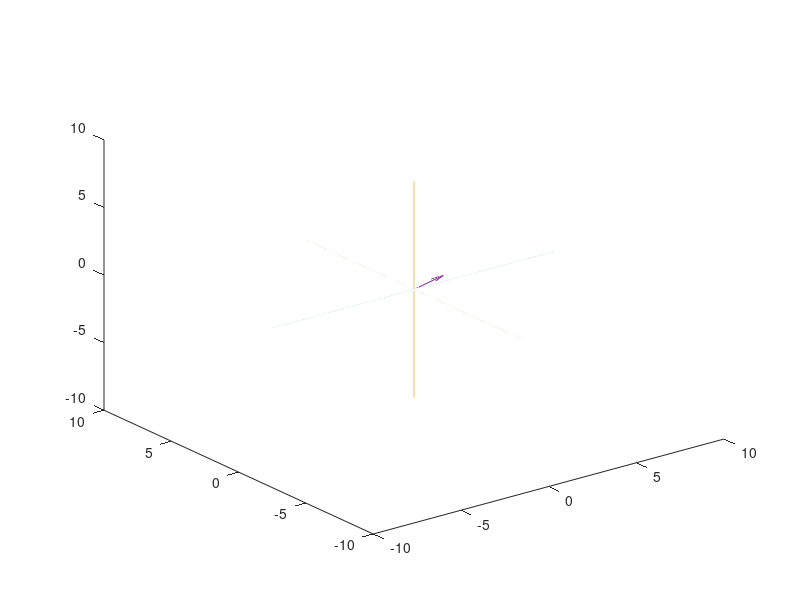

This figure's MATLAB source: (Note: this script raises an error after producing the figure.)
clearvars -except m
Data = csvread('LeftArmMotionData.csv', 1,0);

Time = Data(1:end, 1);
Size = length(Time);
%--------------------------------------------------------------------------
%Arm_1 Vector Length
Arm_1 = Data(1:end, 2);

%Arm_2 Vector Length
Arm_2 = Data(1:end, 5);

%Arm_3 Vector Length
Arm_3 = Data(1:end, 8);


%--------------------------------------------------------------------------

%Arm 1------------------------------------------
%Phi Angle Setter
Upper_Arm_Phi = pi/180*Data(1:end, 3);

%Theta Angle Setter
Upper_Arm_Theta = pi/180*Data(1:end, 4);

%Arm 2------------------------------------------
%Phi Angle Setter
Forearm_Phi = pi/180*Data(1:end, 6);

%Theta Angle Setter
Forearm_Theta = pi/180*Data(1:end, 7);

%Arm 3------------------------------------------
%Phi Angle Setter
Hand_Phi = pi/180*Data(1:end, 9);

%Theta Angle Setter
Hand_Theta = pi/180*Data(1:end, 10);





%--------------------------------------------------------------------------
%Conversion from Spherical to Rectangular Coordinates 
%Arm 1
x_1 = Arm_1.*sin(Upper_Arm_Phi).*cos(Upper_Arm_Theta);
y_1 = Arm_1.*sin(Upper_Arm_Phi).*sin(Upper_Arm_Theta);
z_1 = Arm_1.*cos(Upper_Arm_Phi);

%Arm 2
x_2 = Arm_2.*sin(Forearm_Phi).*cos(Forearm_Theta);
y_2 = Arm_2.*sin(Forearm_Phi).*sin(Forearm_Theta);
z_2 = Arm_2.*cos(Forearm_Phi);

%Arm 3
x_3 = Arm_3.*sin(Hand_Phi).*cos(Hand_Theta);
y_3 = Arm_3.*sin(Hand_Phi).*sin(Hand_Theta);
z_3 = Arm_3.*cos(Hand_Phi);


%--------------------------------------------------------------------------
%Line/Axis Plots 
t1a = -8:.01:8;
t1b = 0*t1a;
t1c = 0*t1a;

t2b = -8:.01:8;
t2a = 0*t2b;
t2c = 0*t2b;

t3c = -8:.01:8;
t3a = 0*t3c;
t3b = 0*t3c;

%--------------------------------------------------------------------------
%Graphing loop
for j = 1:Size
    %Plot Axes
    plot3(t1a, t1b, t1c);
    hold on
    plot3(t2a, t2b, t2c);
    hold on
    plot3(t3a, t3b, t3c);
    hold on
    
    %Coordinate Set
    %Arm 1
    x2_begin_1 = 0;
    y2_begin_1 = 0;
    z2_begin_1 = 0;
    
    x2_1 = x_1(j);
    y2_1 = y_1(j);
    z2_1 = z_1(j);
    
    %Arm_2
    x2_begin_2 = x2_1;
    y2_begin_2 = y2_1;
    z2_begin_2 = z2_1;
    
    x2_2 = x_2(j) + x2_begin_2;
    y2_2 = y_2(j) + y2_begin_2;
    z2_2 = z_2(j) + z2_begin_2;
    
    %Arm_3
    x2_begin_3 = x2_2;
    y2_begin_3 = y2_2;
    z2_begin_3 = z2_2;
    
    x2_3 = x_3(j) + x2_begin_3;
    y2_3 = y_3(j) + y2_begin_3;
    z2_3 = z_3(j) + z2_begin_3;
    
    %Arm_1
    q_1 = quiver3([x2_begin_1],[y2_begin_1],[z2_begin_1],[x2_1],[y2_1],[z2_1]);
    q_1.Color = 'black';
    q_1.LineWidth = 10;
    q_1.Marker = 'h';
    q_1.MarkerSize = 20;
    q_1.MarkerFaceColor = 'blue';
    q_1.MarkerEdgeColor = 'blue';
    q_1.ShowArrowHead = 'off';
    q_1.AlignVertexCenters = 'on';
    hold on
    
    %Arm_2
    q_2 = quiver3([x2_begin_2],[y2_begin_2],[z2_begin_2],[x2_2],[y2_2],[z2_2]);
    q_2.Color = 'black';
    q_2.LineWidth = 10;
    q_2.Marker = 'h';
    q_2.MarkerSize = 20;
    q_2.MarkerFaceColor = 'blue';
    q_2.MarkerEdgeColor = 'blue';
    q_2.ShowArrowHead = 'off';
    q_2.AlignVertexCenters = 'on';
    hold on
    
    %Arm_3
    q_3 = quiver3([x2_begin_3],[y2_begin_3],[z2_begin_3],[x2_3],[y2_3],[z2_3]);
    q_3.Color = 'black';
    q_3.LineWidth = 10;
    q_3.Marker = 'h';
    q_3.MarkerSize = 20;
    q_3.MarkerFaceColor = 'blue';
    q_3.MarkerEdgeColor = 'blue';
    q_3.ShowArrowHead = 'on';
    q_3.AlignVertexCenters = 'on';
    hold on
    
    axis([-5 5 -5 5 -5 5])
    drawnow
    pause(.03)
    hold off
end
clearvars -except m
